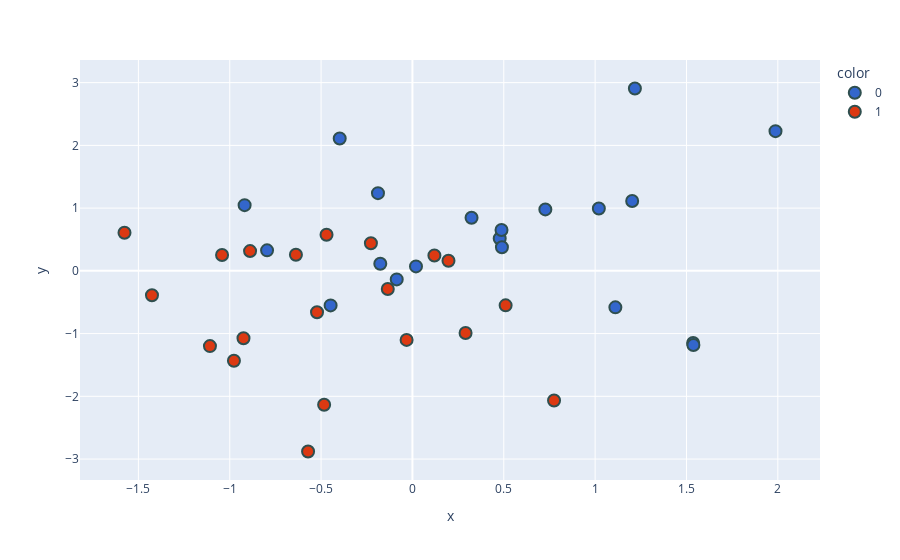

Notebook code cell kept with this figure:
### Markdown cell above
__Finally, Plot this 2D data into a 2-Dimensional Graph__

### Code cell
fig = px.scatter(x = new_df.PC1,
                 y = new_df.PC2,
                 color = new_df["target"].astype('str'),
                 color_discrete_sequence=px.colors.qualitative.G10
                 )

fig.update_traces(marker=dict(size=12,
                              line=dict(width=2,
                                        color="DarkSlateGrey")),
                  selector=dict(mode="markers"))

fig.show()

### Figure 1 — Plotly figure (JSON) as saved in the notebook; plotly's stock layout.template omitted (floating-point values rounded to 4 significant figures)
{"data": [{"hovertemplate": "color=0<br>x=%{x}<br>y=%{y}<extra></extra>", "legendgroup": "0", "marker": {"color": "#3366CC", "line": {"color": "DarkSlateGrey", "width": 2}, "size": 12, "symbol": "circle"}, "mode": "markers", "name": "0", "orientation": "v", "showlegend": true, "type": "scatter", "x": [-0.7958, 1.02, -0.9186, 0.4778, -0.1886, -0.4479, 0.4876, 0.3235, 1.203, 1.536, 0.7275, 1.987, 0.4899, -0.08596, -0.176, -0.3981, 1.218, 1.111, 0.01945, 1.538], "xaxis": "x", "y": [0.3268, 0.9949, 1.048, 0.5153, 1.239, -0.5508, 0.6522, 0.8468, 1.114, -1.15, 0.9791, 2.227, 0.3764, -0.1362, 0.1122, 2.11, 2.907, -0.5821, 0.07097, -1.182], "yaxis": "y"}, {"hovertemplate": "color=1<br>x=%{x}<br>y=%{y}<extra></extra>", "legendgroup": "1", "marker": {"color": "#DC3912", "line": {"color": "DarkSlateGrey", "width": 2}, "size": 12, "symbol": "circle"}, "mode": "markers", "name": "1", "orientation": "v", "showlegend": true, "type": "scatter", "x": [-1.108, -1.576, 0.1973, -0.9248, -0.5222, -0.5712, -0.2273, -1.042, -0.4834, -0.03187, -0.8887, -0.4702, 0.1202, -1.426, 0.2908, 0.5101, 0.7752, -0.1349, -0.977, -0.6377], "xaxis": "x", "y": [-1.2, 0.6084, 0.1616, -1.075, -0.661, -2.88, 0.44, 0.2535, -2.136, -1.101, 0.3151, 0.5751, 0.2456, -0.3895, -0.9913, -0.5497, -2.068, -0.2898, -1.434, 0.257], "yaxis": "y"}], "layout": {"legend": {"title": {"text": "color"}, "tracegroupgap": 0}, "margin": {"t": 60}, "xaxis": {"anchor": "y", "domain": [0, 1], "title": {"text": "x"}}, "yaxis": {"anchor": "x", "domain": [0, 1], "title": {"text": "y"}}}}
